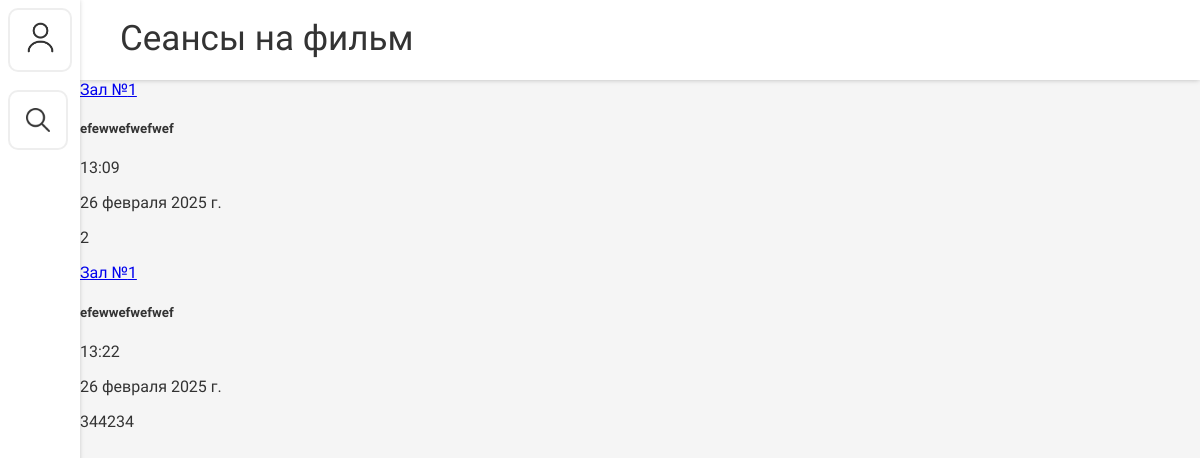
Screenshot of /sessions/efewwefwefwef/ with the database file from the repository.
### film_app/models.py (models this page shows, shortened)
class Hall(models.Model):
    film = models.ForeignKey('Film', on_delete=models.CASCADE, verbose_name='Фильм')
    seats = models.IntegerField(blank=False, verbose_name='Количество посадочных мест в одном ряду')
    rows = models.IntegerField(blank=False, verbose_name='Количество рядов')

class Film(models.Model):
    title = models.CharField(max_length=50, db_index=True, blank=False, verbose_name='Название фильма')
    slug = models.SlugField(unique=True, blank=False, db_index=True, verbose_name='URL')
    cat = models.ForeignKey('Category', blank=False, on_delete=models.CASCADE, verbose_name='Категория')
    photo = models.ImageField(upload_to='film_photo/%Y/%m/%d/', blank=False,
                              validators=[photo_resolution_validator], verbose_name='Постер')
    video = models.FileField(upload_to='film_video/%Y/%m/%d/', blank=True, verbose_name='Трейлер')
    description = models.TextField(blank=False, verbose_name='Описание')
    year = models.IntegerField(blank=False, validators=[year_of_film_release_validator], verbose_name='Год выпуска')
    grade = models.IntegerField(blank=True, default=1, verbose_name='Оценка',
                                validators=[
                                    MinValueValidator(1),
                                    MaxValueValidator(5),
                                ])

class Sessions(models.Model):
    film = models.ForeignKey('Film', on_delete=models.CASCADE, verbose_name='Фильм')
    time = models.TimeField(blank=False, verbose_name='Время сеанса')
    date = models.DateField(blank=False, verbose_name='Дата сеанса')
    price = models.IntegerField(blank=False, verbose_name='Цена')

### film_app/views.py (the view)
# urls.py: path('sessions/<slug:film_slug>/', views.sessions_for_the_film, name='sessions_for_the_film'),
def sessions_for_the_film(request, film_slug):
    sessions = Sessions.objects.filter(film__slug=film_slug)
    halls = Hall.objects.filter(film__slug=film_slug)
    return render(request, 'sessions_for_the_film.html', {
        'sessions': sessions,
        'halls': halls,
    })

### film_app/templates/sessions_for_the_film.html
{% extends 'base/base.html' %}
{% load static %}
{% block title%} Сеансы на фильм {% endblock %}
{% block content %}
<link rel="stylesheet" href="{% static 'css/sessions_for_the_film.css' %}">
<link rel="stylesheet" href="{% static 'css/responsive/sessions_for_the_film_responsive.css' %}">
<div class="sessions-container">
    {% for session in sessions %}
        {% for hall in halls %}
            <div class="session-film">
                <a href="{% url 'hall' hall.pk session.pk %}">Зал №{{ hall.pk }}</a>
                <h5>{{ hall.film.title }}</h5>
                <p>{{ session.time }}</p>
                <p>{{ session.date }}</p>
                <p>{{ session.price }}</p>
            </div>
        {% endfor %}
    {% endfor %}
</div>
{% endblock %}

### film_app/static/css/sessions_for_the_film.css (style rules this page uses)
.sessions-container { width: 100%; margin-left: 80px; }

### rows the page displays
Sessions: time "13:09", date "26 февраля 2025 г.", price "2"
Hall: pk "1", film "efewwefwefwef"
Sessions: time "13:22", date "26 февраля 2025 г.", price "344234"
